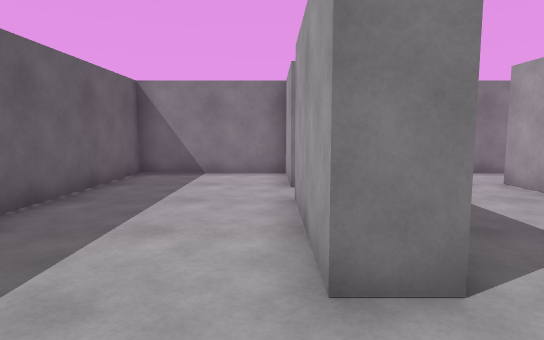
View 1 (above)

17 first-person views from a walk through a 3-D level made in the Unity game engine. The camera is 1.2 m above the floor, tilts 6° down and sees 75° across. The floor is counted in squares, 1 m on a side. Each view is taken from the middle of a square. On the plan, view 1 faces up. The plan holds only what a view shows up to about 14 squares ahead; the rest is blank. The place goes on beyond the plan. The player is left out.

View 2
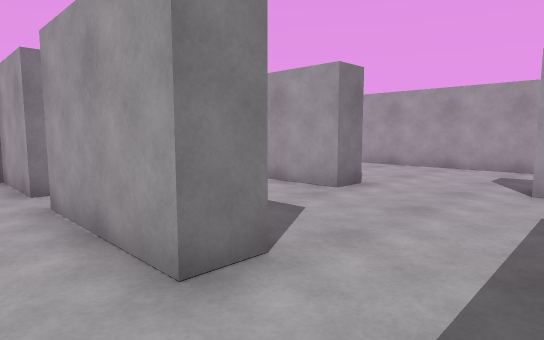

View 3
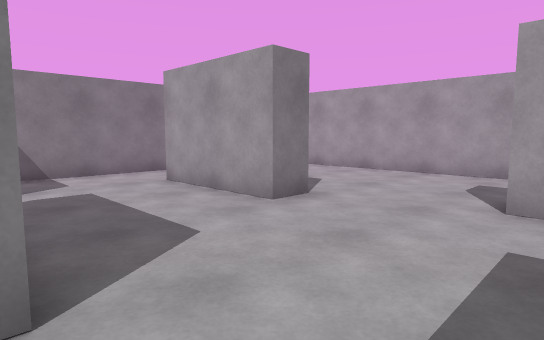

View 4
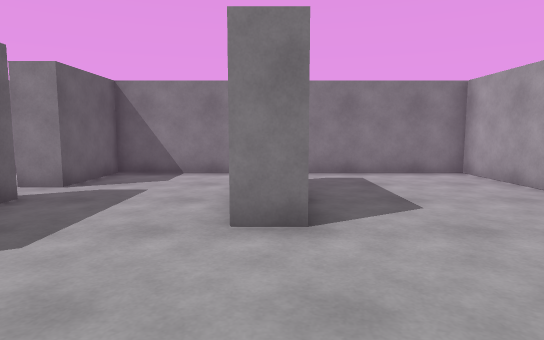

View 5
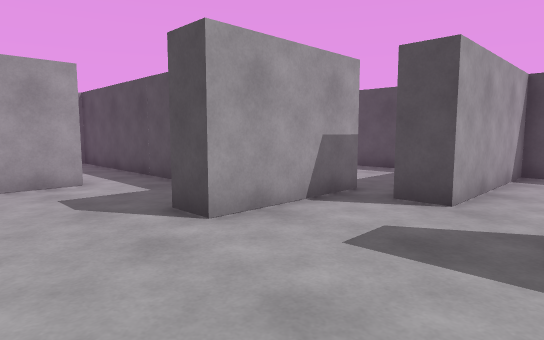

View 6
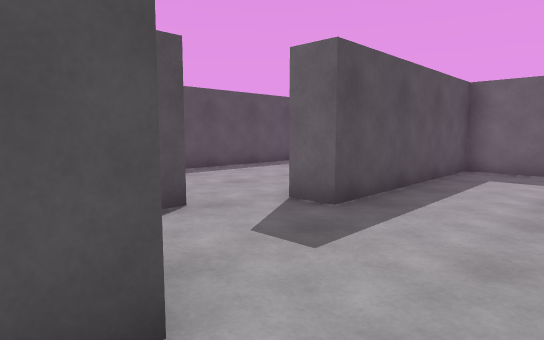

View 7
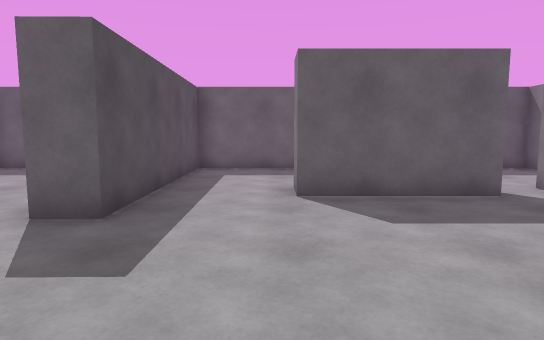

View 8
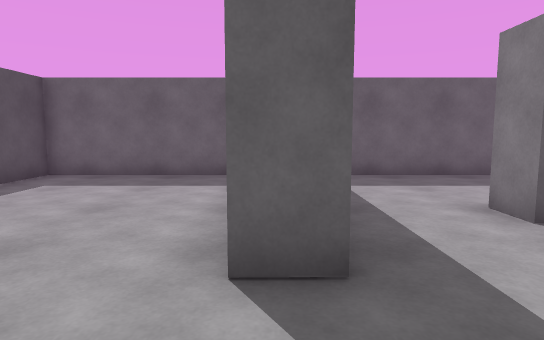

View 9
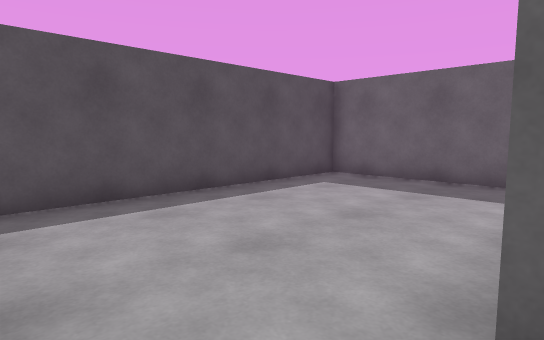

View 10
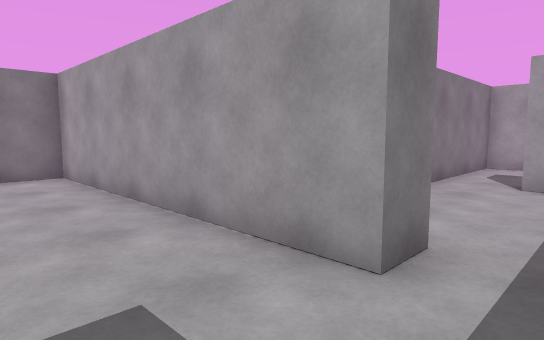

View 11
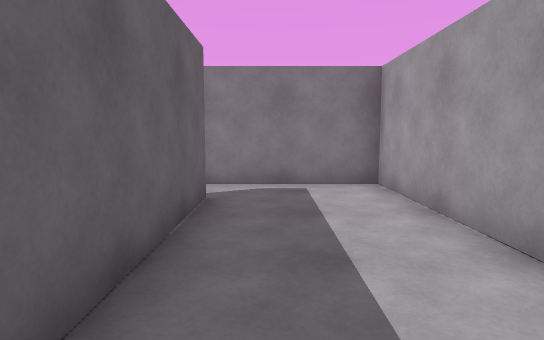

View 12
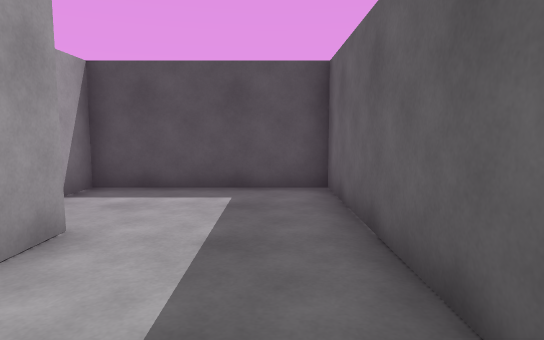

View 13
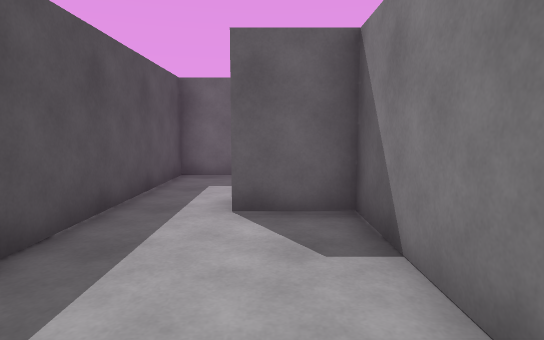

View 14
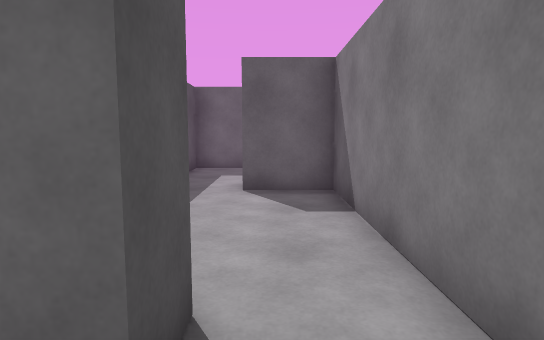

View 15
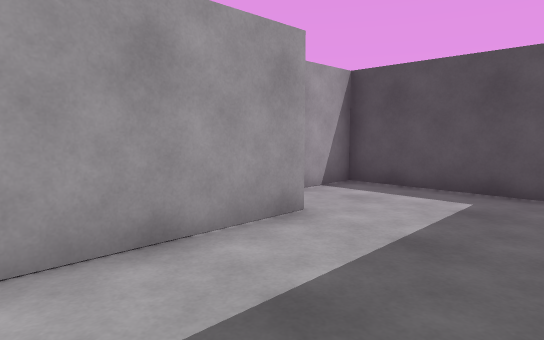

View 16
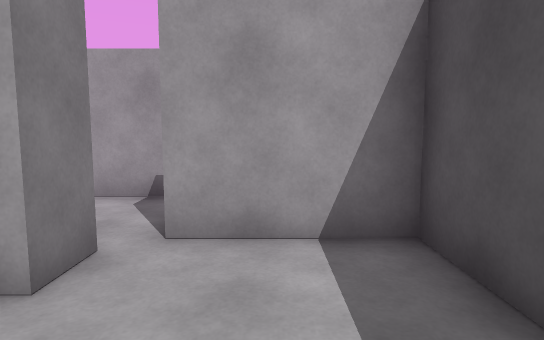

View 17
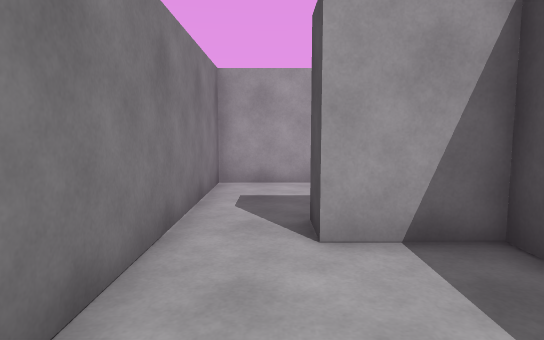

### Floor plan
Ten units are one square. View 1 is at (0, 0); x grows to the right and y downward. Boxes are objects, and circles mark ways between rooms. Rooms are numbered by the first view taken in them; rooms with no view inside come last. Other rooms are left out.
<svg viewBox="-45 -110 289 188">
<path fill="none" stroke="#000" d="M65 -44 55 -44 55 -84M14 -64 14 -25 4 -25 4 -64M49 21 60 21M71 28 71 -12 81 -12 81 6 178 6 178 -15M-40 6 -16 6M176 -33 127 -33 127 -14 117 -14 117 -105 14 -105 14 -77 4 -77 4 -105 -40 -105 -40 5 32 4 32 14M236 22 225 22 225 -33 176 -33M178 -15 188 -15 188 57 239 57 239 28M-40 22 -40 73 49 73 49 21"/>
<circle cx="185" cy="-20" r="3" fill="#2a7"/>
<circle cx="40" cy="10" r="3" fill="#2a7"/>
<text x="50" y="-50">1</text>
<text x="210" y="20">2</text>
<text x="0" y="40">3</text>
</svg>
Room 1 opens to room 2. Room 1 opens to room 3.

Where each view was taken, in squares from view 1:
view 1: 0 up, 0 right, facing up
view 2: 0 up, 1 left, facing up-right
view 3: 0 up, 1 right, facing up-right
view 4: 0 up, 6 right, facing up
view 5: 4 up, 3 right, facing down-right
view 6: 3 up, 8 right, facing down-left
view 7: 2 up, 8 right, facing left
view 8: 1 down, 6 right, facing left
view 9: 1 down, 5 right, facing down-left
view 10: 0 up, 9 right, facing up-right
view 11: 5 down, 20 right, facing up
view 12: 2 up, 20 right, facing down
view 13: 2 up, 18 right, facing left
view 14: 2 up, 20 right, facing left
view 15: 2 up, 19 right, facing down-right
view 16: 4 down, 20 right, facing right
view 17: 2 up, 14 right, facing right
